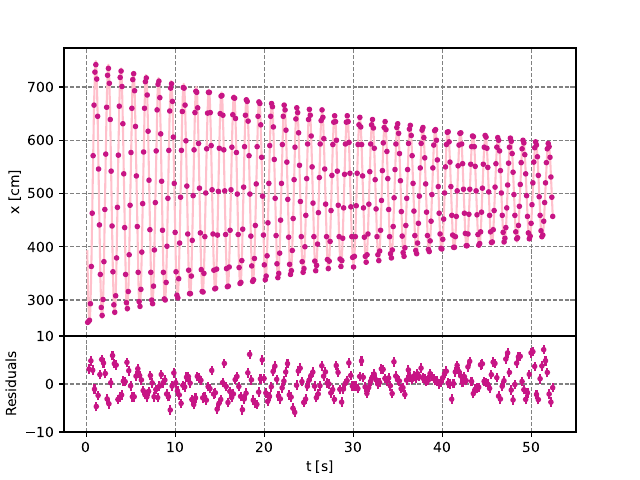

The Python source for this figure:
import numpy as np
import matplotlib
from matplotlib import pyplot as plt
from scipy.optimize import curve_fit

#funzione
def oscillazione(t, A, tao, w, phi, C):
    """Modello di oscillazione.
    """
    return A*np.exp(-t/tao)*np.cos(w*t + phi) + C

#dati
file_path = "./coupled-swings/single-simple.txt"
t, y = np.loadtxt(file_path, delimiter=None, usecols=(2,3), unpack=True) #2 e 3 sono del pendolo a dx
sigma_y = 1  # [u.a.] - unità arbitrarie

# Grafico principale.
fig = plt.figure('Fit e residui pendolo singolo')
fig.add_axes((0.1, 0.3, 0.8, 0.6))
plt.errorbar(t[1:1038:2], y[1:1038:2], sigma_y, fmt='b.', color = "mediumvioletred")
popt, pcov = curve_fit(oscillazione, t, y, p0=(242.5, 50, 4.425, 2.35, 502))
A_hat, tao_hat, w_hat, phi_hat, C_hat = popt
sigma_A, sigma_tao, sigma_w, sigma_phi, sigma_C = np.sqrt(pcov.diagonal())
print("\nParametro A: A = ", A_hat, "\nIncertezza su A: sigma_A = ", sigma_A, "\n\nParametro tao:  tao = ", tao_hat, "\nIncertezza su tao: sigma_tao = ", sigma_tao,"\n\nParametro w:  w = ", w_hat, "\nIncertezza su w: sigma_w = ", sigma_w, "\n\nParametro phi:  phi = ", phi_hat, "\nIncertezza su phi: sigma_phi = ", sigma_phi, "\n\nParametro C:  C = ", C_hat, "\nIncertezza su C: sigma_C = ", sigma_C)
plt.plot(t, oscillazione(t, A_hat, tao_hat, w_hat, phi_hat, C_hat), "r", color = "pink")
plt.grid(which='both', ls='dashed', color='gray')
plt.ylabel('x [cm]')

# Grafico dei residui.
fig.add_axes((0.1, 0.1, 0.8, 0.2))
res = y - oscillazione(t, A_hat, tao_hat, w_hat, phi_hat, C_hat)
plt.errorbar(t[1:1038:4], res[1:1038:4], sigma_y, fmt='b.', color = "mediumvioletred")
plt.grid(which='both', ls='dashed', color='gray')
plt.xlabel('t [s]')
plt.ylabel('Residuals')
plt.ylim(-10.0, 10.0)
plt.savefig("./coupled-swings/single-simple.pdf")

# Calcolo del chi quadro.
chi2 = (((y - oscillazione(t, A_hat, tao_hat, w_hat, phi_hat, C_hat)) / sigma_y)**2).sum()
dof = len(t) - 5
print(f'\nchi^2 del fit: {chi2} / {dof} dof')

plt.show()
